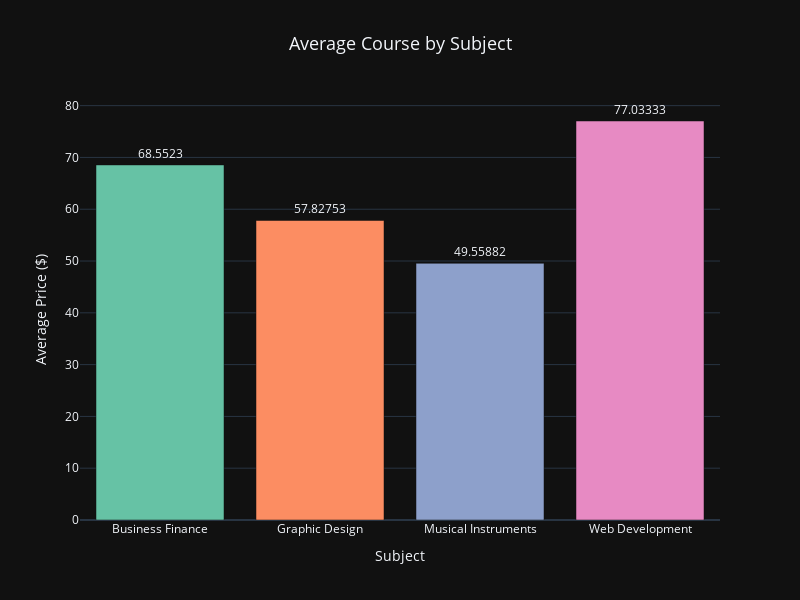

Notebook code cell kept with this figure:
### Markdown cell above
- Avearge Price by Subject

### Code cell
avg_price = df.groupby('subject')['price'].mean().reset_index()

fig = px.bar(avg_price,
            x = 'subject',
            y = 'price',
            color= 'subject',
            color_discrete_sequence = px.colors.qualitative.Set2,
            text_auto= True,
            title= "Average Course by Subject")
fig.update_traces(textposition = 'outside')

fig.update_layout(
    xaxis_title = 'Subject',
    yaxis_title = 'Average Price ($)',
    title_x = 0.5,
    title_font_size = 18,
    template = 'plotly_dark',
    height = 600,
    width = 800,
    showlegend = False
)

fig.show()

### Figure 1 — Plotly figure (JSON) as saved in the notebook; plotly's stock layout.template omitted (floating-point values rounded to 4 significant figures)
{"data": [{"alignmentgroup": "True", "hovertemplate": "subject=%{x}<br>price=%{y}<extra></extra>", "legendgroup": "Business Finance", "marker": {"color": "rgb(102,194,165)", "pattern": {"shape": ""}}, "name": "Business Finance", "offsetgroup": "Business Finance", "orientation": "v", "showlegend": true, "textposition": "outside", "texttemplate": "%{y}", "type": "bar", "x": ["Business Finance"], "xaxis": "x", "y": [68.55], "yaxis": "y"}, {"alignmentgroup": "True", "hovertemplate": "subject=%{x}<br>price=%{y}<extra></extra>", "legendgroup": "Graphic Design", "marker": {"color": "rgb(252,141,98)", "pattern": {"shape": ""}}, "name": "Graphic Design", "offsetgroup": "Graphic Design", "orientation": "v", "showlegend": true, "textposition": "outside", "texttemplate": "%{y}", "type": "bar", "x": ["Graphic Design"], "xaxis": "x", "y": [57.83], "yaxis": "y"}, {"alignmentgroup": "True", "hovertemplate": "subject=%{x}<br>price=%{y}<extra></extra>", "legendgroup": "Musical Instruments", "marker": {"color": "rgb(141,160,203)", "pattern": {"shape": ""}}, "name": "Musical Instruments", "offsetgroup": "Musical Instruments", "orientation": "v", "showlegend": true, "textposition": "outside", "texttemplate": "%{y}", "type": "bar", "x": ["Musical Instruments"], "xaxis": "x", "y": [49.56], "yaxis": "y"}, {"alignmentgroup": "True", "hovertemplate": "subject=%{x}<br>price=%{y}<extra></extra>", "legendgroup": "Web Development", "marker": {"color": "rgb(231,138,195)", "pattern": {"shape": ""}}, "name": "Web Development", "offsetgroup": "Web Development", "orientation": "v", "showlegend": true, "textposition": "outside", "texttemplate": "%{y}", "type": "bar", "x": ["Web Development"], "xaxis": "x", "y": [77.03], "yaxis": "y"}], "layout": {"barmode": "relative", "height": 600, "legend": {"title": {"text": "subject"}, "tracegroupgap": 0}, "showlegend": false, "title": {"font": {"size": 18}, "text": "Average Course by Subject", "x": 0.5}, "width": 800, "xaxis": {"anchor": "y", "autorange": true, "categoryarray": ["Business Finance", "Graphic Design", "Musical Instruments", "Web Development"], "categoryorder": "array", "domain": [0, 1], "range": [-0.5, 3.5], "title": {"text": "Subject"}, "type": "category"}, "yaxis": {"anchor": "x", "autorange": true, "domain": [0, 1], "range": [0, 81.09], "title": {"text": "Average Price ($)"}, "type": "linear"}}}
